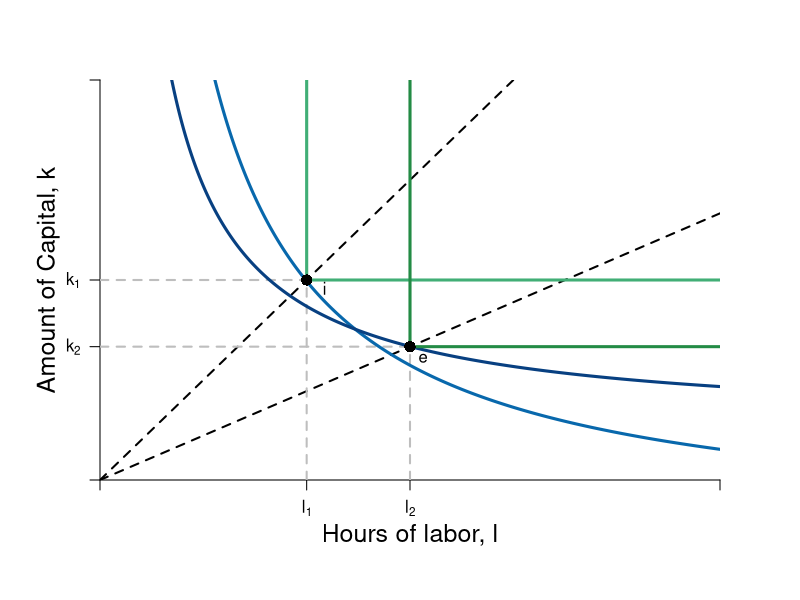

This figure's R source:
#Graph Designer: Simon Halliday / Scott Cohn
#Authors: Bowles and Halliday
#Title: Coordination, Conflict and Competition: A Text in Microeconomics

pdf(file = "firmmarketsupply/cap_intens_CD_L_b.pdf", width = 9, height = 7)

#Set parameters for graphics
axislabelsize <- 1.5
labelsize <- 1.2
graphlinewidth <- 3
segmentlinewidth <- 2

COL <- c("#7fc97f", "#beaed4", "#fdc086", "#ffff99", "#386cb0", "#f0027f", "#bf5b17", "#666666")
COLA <- c("#e0f3db", "#99d8c9","#66c2a4","#41ae76", "#238b45", "#005824")
COLB <- c("#c6dbef", "#4eb3d3", "#2b8cbe", "#0868ac","#084081")

par(mar =  c(6, 5, 4, 4))

isoquant <- function(l, alpha = 0.5, x = 5, A = 1, h = 1.6) {
  (x / (A*l^alpha))^(1/(1 - alpha)) - h
}

xlims <- c(0, 12)
ylims <- c(0, 12)

npts <- 501 


plot(0, 0, xlim = xlims, ylim = ylims, type = "n",
     xlab = expression(paste("")),
     ylab = expression(paste("")), 
     xaxt = "n", 
     yaxt = "n", 
     cex.lab = axislabelsize, 
     bty = "n",
     xaxs="i", 
     yaxs="i")

ticksy <- c(0, 4, 6, ylims[2])
ylabels <- c(NA, expression(paste(k[2])), expression(paste(k[1])), NA)
ticksx <- c(0, 4, 6, xlims[2])
xlabels <- c(NA, expression(paste(l[1])), expression(paste(l[2])), NA)

axis(1, at = ticksx, pos = 0, labels = xlabels)
axis(2, at = ticksy, pos = 0, labels = ylabels, las = 1)

npts <- 500 
xx1 <- seq(xlims[1], xlims[2], length.out = npts)

mtext(expression(paste("Hours of labor, ", l)), side=1, line = 2.5, cex = axislabelsize)
text(-1, 0.5*ylims[2], expression(paste("Amount of Capital, ", k)), xpd = TRUE, cex = axislabelsize, srt = 90) 

# Dash diagonals
segments(0, 0, 18, ylims[2], lty = 2, col = "black", lwd = segmentlinewidth)
segments(0, 0, 8, ylims[2], lty = 2, col = "black", lwd = segmentlinewidth)

# Grey segments
segments(6, 0, 6, 4, lty = 2, col = "grey", lwd = segmentlinewidth)
segments(0, 4, 6, 4, lty = 2, col = "grey", lwd = segmentlinewidth)

segments(4, 0, 4, 6, lty = 2, col = "grey", lwd = segmentlinewidth)
segments(0, 6, 4, 6, lty = 2, col = "grey", lwd = segmentlinewidth)

# Isoquant
lines(xx1, isoquant(xx1, x = 11, alpha = 0.5, A = 2, h = 1.6), col = COLB[4], lwd = graphlinewidth)
lines(xx1, isoquant(xx1, x = 7.6, alpha = 0.5, A = 2, h = -1.6), col = COLB[5], lwd = graphlinewidth)

# Leontief
segments(4, 6, xlims[2], 6, lty = 1, col = COLA[4], lwd = graphlinewidth)
segments(4, 6, 4, ylims[2], lty = 1, col = COLA[4],  lwd = graphlinewidth)

segments(6, 4, xlims[2], 4, lty = 1, col = COLA[5], lwd = graphlinewidth)
segments(6, 4, 6, ylims[2], lty = 1, col = COLA[5],  lwd = graphlinewidth)

# Points
points(4, 6, pch = 16, col = "black", cex = 1.5)
text(4.35, 5.75, expression(i))

points(6, 4, pch = 16, col = "black", cex = 1.5)
text(6.25, 3.65, expression(e))

dev.off()
